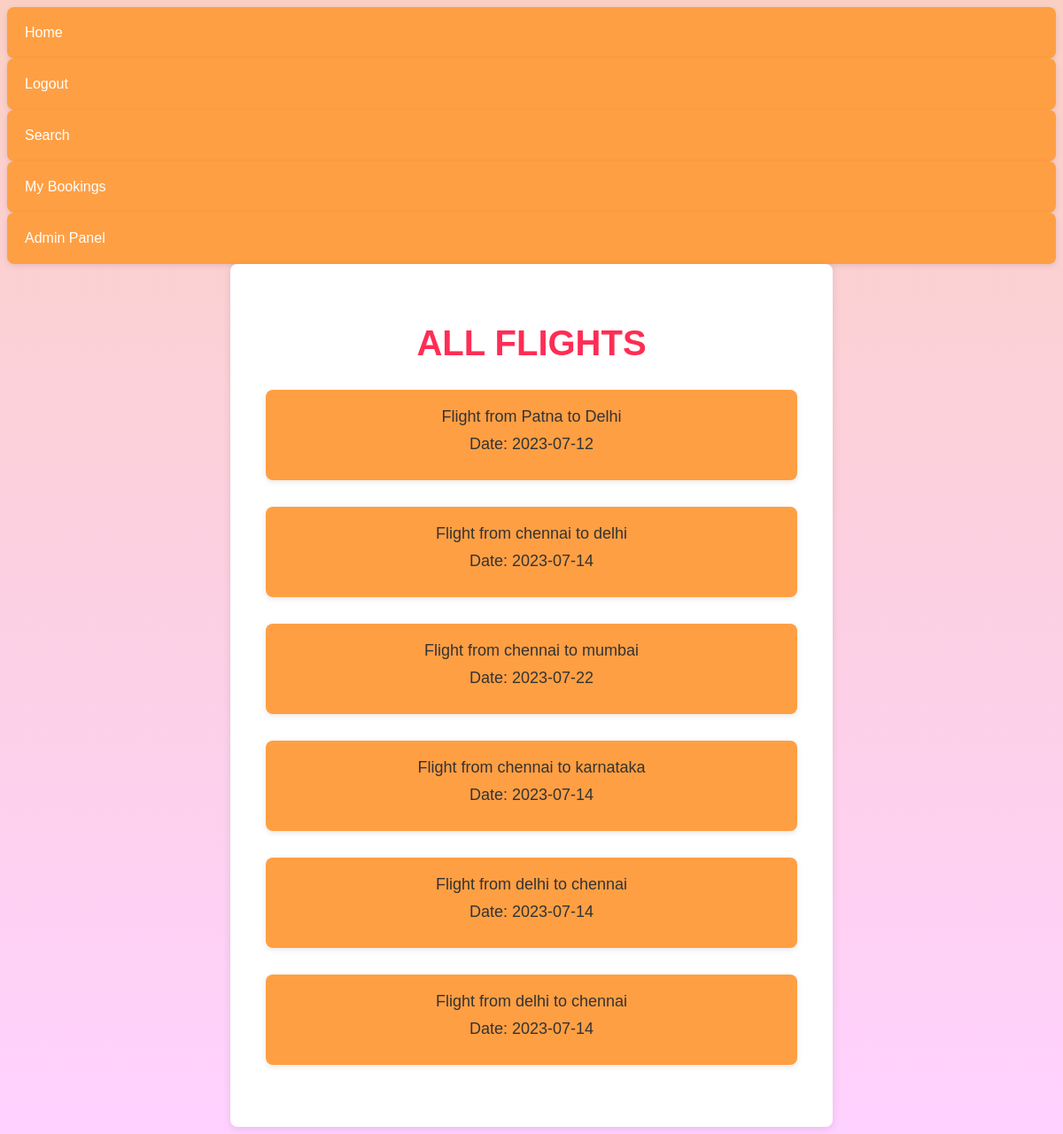
/view-flights (signed in), run on the app's committed database.
### main.py (models this page shows)
class Flight(db.Model):
    id = db.Column(db.Integer, primary_key=True)
    flight_number = db.Column(db.String(20), nullable=False)
    location = db.Column(db.String(20), nullable = False)
    destination =  db.Column(db.String(20), nullable = False)
    date = db.Column(db.Date(), nullable = False )
    available_seats = db.Column(db.Integer, nullable=False)

### main.py (the view)
@app.route('/view-flights', methods=['GET'])
@login_required
def view_flights():
    flights = Flight.query.all()
    return render_template('view_flights.html', flights=flights)

### main.py (called while the page is built)
@login_manager.user_loader
def load_user(user_id):
    return User.query.get(int(user_id))

### templates/view_flights.html (shortened to what this page needs)
{% extends 'layout.html' %}
{% block content %}
<div class="container">
    <h1>All Flights</h1>
    <ul>
        {% for flight in flights %}
            <li>
                <a href="{{ url_for('book_flight', flight_id=flight.id) }}">
                    <div class="flight-info">Flight from {{ flight.location }} to {{ flight.destination }}</div>
                    <div class="flight-info">Date: {{ flight.date }}</div>
                </a>
            </li>
        {% endfor %}
    </ul>
</div>
{% endblock %}

### templates/layout.html (shortened to what this page needs)
<!DOCTYPE html>
<html>
<head>
</head>
<body>
    <nav>
        <a href="{{ url_for('home') }}">Home</a>
        {% if current_user.is_authenticated %}
            <a href="{{ url_for('logout') }}">Logout</a>
            <a href="{{url_for('search_flights')}}">Search</a>
            <a href="{{url_for('my_bookings')}}">My Bookings</a>
            {% if current_user.is_admin %}
                <a href="{{ url_for('admin') }}">Admin Panel</a>
            {% endif %}
        {% else %}
            <a href="{{ url_for('login') }}">Login</a>
            <a href="{{ url_for('signup') }}">Register</a>
        {% endif %}
    </nav>
    <main>
        {% block content %}
        {% endblock content %}
    </main>
</body>
</html>

### templates/view_flights.html (style rules this page uses)
body { background-image: linear-gradient(to bottom, #fad0c4, #ffd1ff); font-family: Arial, sans-serif; }
.container { max-width: 600px; margin: 0 auto; padding: 40px; background-color: #fff; border-radius: 8px; box-shadow: 0 2px 10px rgba(0, 0, 0, 0.1); text-align: center; }
h1 { color: #ff2d55; font-size: 40px; font-weight: bold; margin-bottom: 30px; text-transform: uppercase; }
ul { list-style-type: none; padding: 0; margin: 0; }
li { margin-bottom: 30px; }
a { display: block; padding: 20px; background-color: #ff9f43; border-radius: 8px; text-decoration: none; color: #fff; transition: background-color 0.3s ease; box-shadow: 0 2px 6px rgba(0, 0, 0, 0.1); }
.flight-info { font-size: 18px; color: #333; margin-bottom: 10px; }

### data on the page
Flight: location "Patna", destination "Delhi", date "2023-07-12"
Flight: location "chennai", destination "delhi", date "2023-07-14"
Flight: location "chennai", destination "mumbai", date "2023-07-22"
Flight: location "chennai", destination "karnataka", date "2023-07-14"
Flight: location "delhi", destination "chennai", date "2023-07-14"
Flight: location "delhi", destination "chennai", date "2023-07-14"
